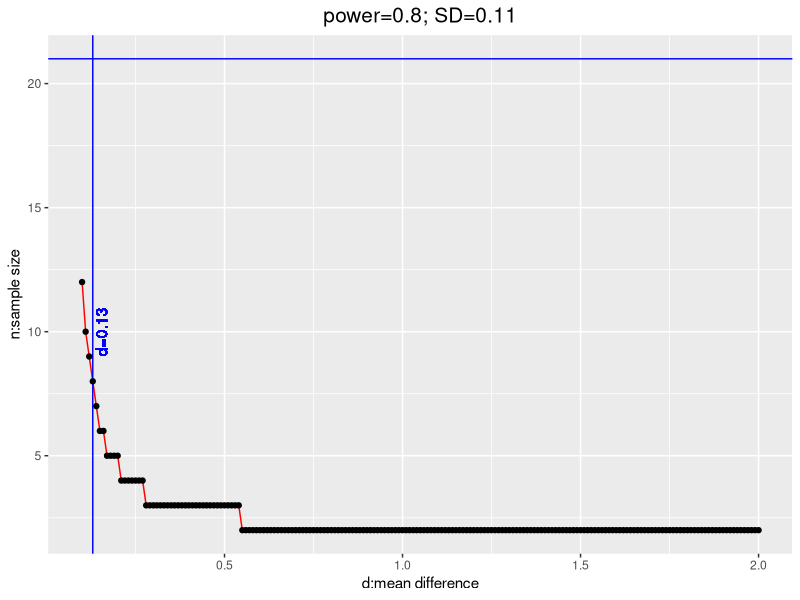

Generate this figure with R:
## ---- chunk 1
knitr::opts_chunk$set(echo = TRUE)
## ---- chunk 2
library(ggplot2)
d=seq(0.1, 2, by=0.01); SD=0.11
sample_size=numeric()
for (i in 1:length(d))
{
  test=power.t.test(power = .80, delta = d[i], alternative = "two.sided", sig.level=0.05, sd=SD, type="paired") # paired two sample t test 
  sample_size[i]=round(test$n)
}
ggplot(data=data.frame(d, sample_size), aes(x=d, y=sample_size, group=1)) +
  geom_line(color="red")+
  geom_vline(xintercept=0.13, colour="blue") +
  geom_text(aes(x=0.13, label="d=0.13", y=10), colour="blue", angle=90, vjust = 1.2, text=element_text(size=11))+
  geom_hline(yintercept=21, colour="blue") +
  geom_point()+
  xlab("d:mean difference")+
  ylab("n:sample size")+
  ggtitle("power=0.8; SD=0.11")+
  theme(plot.title = element_text(hjust = 0.5, size=15))

## ---- chunk 3
R.version
